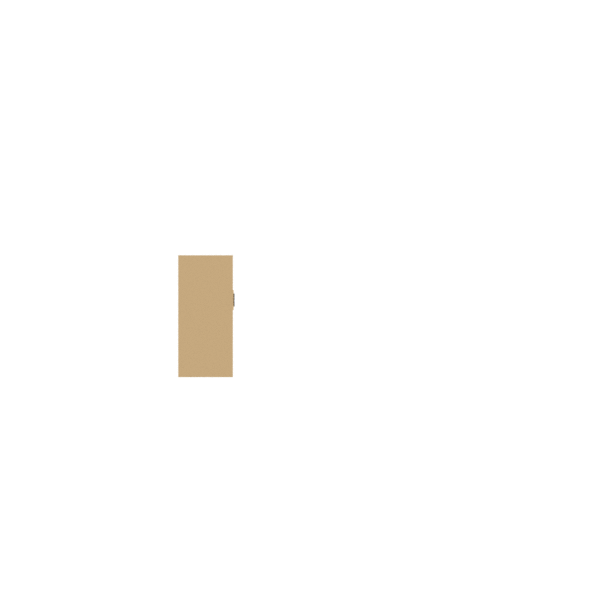
#> input picture modelos/img/azulejos_cima.png, 600 x 600 px, given in place of muralha_cima.png, which was not available
$ python recortar_tabuleiro.py
#> lines starting #> are read from the running program, lines starting #| are printed output that depends on the picture
"""
Recorta a vista do tabuleiro de cada peça e escreve modelos/tabuleiros.js com o lugar
de cada peça (unidades de 600 × 600, iguais às da imagem renderizada).

Correr depois do Blender:
    python3 ferramentas/recortar_tabuleiro.py
"""
import json
import os
from PIL import Image

RAIZ = os.path.dirname(os.path.dirname(os.path.abspath(__file__)))
NIVEIS = {
    "fsm": ["muralha", "portao", "canhao", "azulejos", "baluarte", "estatua"],
    "pf": ["colunas", "andar", "varanda", "telhado", "porta", "escadaria"],
    "mbk": ["fachada", "parede_esq", "parede_dir", "cabeceira", "arvore", "tumulos"],
    "mne": ["fachada", "porta", "frontao", "cruz", "telhado", "pia"],
}

tab = {}
for nivel, pecas in NIVEIS.items():
    img = os.path.join(RAIZ, "modelos", nivel, "img")
    slots = {}
    for p in pecas:
        im = Image.open(os.path.join(img, f"{p}_cima.png")).convert("RGBA")
#> im is the input picture: PIL image 600x600 RGBA; mean R, G, B, A 4.2, 3.6, 2.8, 4.7
        caixa = im.getchannel("A").point(lambda a: 255 if a > 20 else 0).getbbox()
#> caixa = (178, 255, 235, 378)
        im.crop(caixa).save(os.path.join(img, f"{p}_peca.png"), optimize=True)
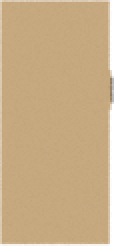
#> saved as muralha_peca.png: PIL image 57x123 RGBA (shown 2 times larger); mean R, G, B, A 192.6, 164.3, 123.3, 241.4; transparent parts drawn white
        x0, y0, x1, y1 = caixa
#> x0 = 178; y0 = 255; x1 = 235; y1 = 378
        slots[p] = {"x": x0, "y": y0, "w": x1 - x0, "h": y1 - y0}
    tab[nivel] = {"w": 600, "h": 600, "slots": slots}
    # miniatura: o monumento montado (base + peças), para a lista de níveis
    mont = Image.open(os.path.join(img, "base_cima.png")).convert("RGBA")
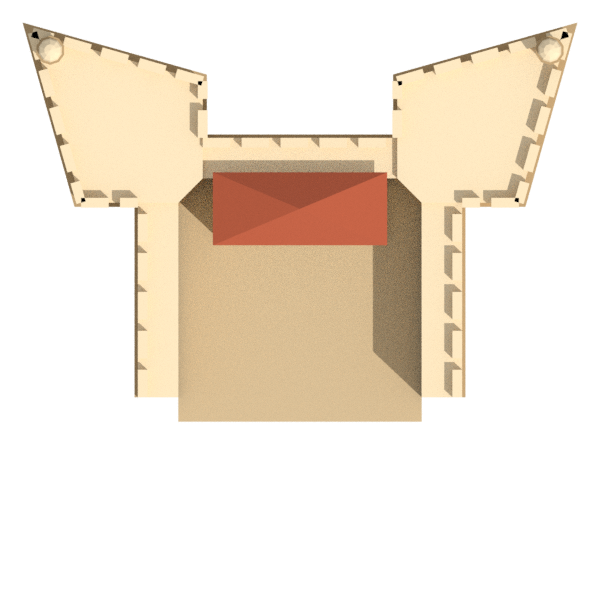
#> input picture modelos/img/base_cima.png, 600 x 600 px, found by its file name
#> mont is the input picture: PIL image 600x600 RGBA; mean R, G, B, A 80.9, 69.7, 55.6, 92.9
    for p in pecas:
        mont.alpha_composite(Image.open(os.path.join(img, f"{p}_cima.png")).convert("RGBA"))
    mont = mont.crop(mont.getchannel("A").getbbox())
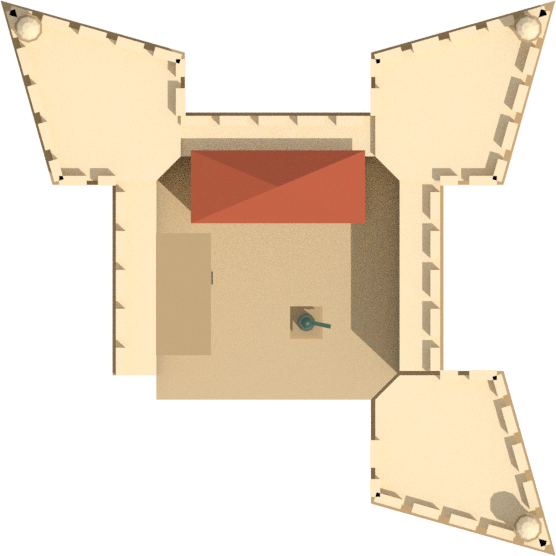
#> mont: PIL image 556x556 RGBA; mean R, G, B, A 111.8, 97.1, 77.8, 127.6; transparent parts drawn white
    mont.thumbnail((240, 240), Image.LANCZOS)
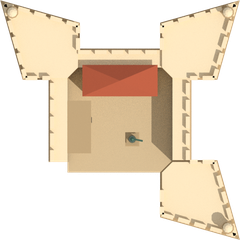
#> mont: PIL image 240x240 RGBA; mean R, G, B, A 115.8, 100.4, 80.3, 127.6; transparent parts drawn white
    mont.save(os.path.join(img, "miniatura.png"), optimize=True)
    print(nivel, slots)
#> (printed output is left out)
#> pass 2 of the loop `for nivel, pecas in NIVEIS.items():`:
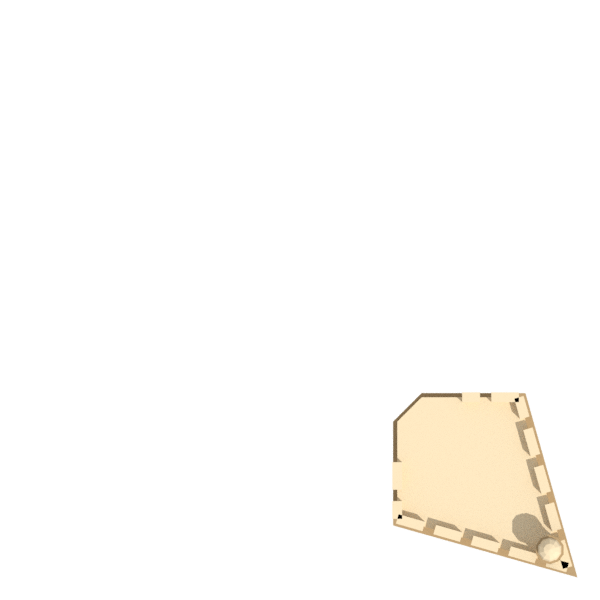
#> input picture modelos/img/baluarte_cima.png, 600 x 600 px, given in place of colunas_cima.png, which was not available
#> im is the input picture: PIL image 600x600 RGBA; mean R, G, B, A 16.6, 15.1, 12.4, 17
#> `im.crop(caixa).save(os.path.join(img, f"{p}_peca.png"), optimize=True)`:
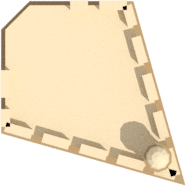
#> saved as colunas_peca.png: PIL image 186x186 RGBA; mean R, G, B, A 168.6, 152.8, 125.2, 176.9; transparent parts drawn white
#> (the run stopped early here; a loop or call above may not have finished)
